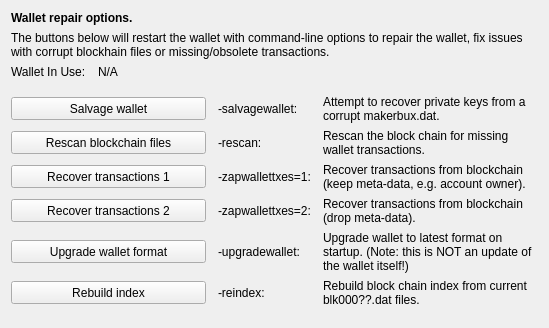
     <widget class="QWidget" name="tab_repair">
      <attribute name="title">
       <string>&amp;Wallet Repair</string>
      </attribute>
      <layout class="QGridLayout" name="gridLayout_4" columnstretch="0,1,0,2">
       <property name="horizontalSpacing">
        <number>12</number>
       </property>
       <item row="0" column="0" colspan="4">
        <widget class="QLabel" name="label_repair_header">
         <property name="font">
          <font>
           <weight>75</weight>
           <bold>true</bold>
          </font>
         </property>
         <property name="text">
          <string>Wallet repair options.</string>
         </property>
        </widget>
       </item>
       <item row="1" column="0" colspan="4">
        <widget class="QLabel" name="label_repair_helptext">
         <property name="font">
          <font>
           <weight>50</weight>
           <bold>false</bold>
          </font>
         </property>
         <property name="text">
          <string>The buttons below will restart the wallet with command-line options to repair the wallet, fix issues with corrupt blockhain files or missing/obsolete transactions.</string>
         </property>
         <property name="wordWrap">
          <bool>true</bool>
         </property>
        </widget>
       </item>
       <item row="2" column="0">
        <widget class="QLabel" name="wallet_path_label">
         <property name="text">
          <string>Wallet In Use:</string>
         </property>
        </widget>
       </item>
       <item row="2" column="1" colspan="3">
        <widget class="QLabel" name="wallet_path">
         <property name="cursor">
          <cursorShape>IBeamCursor</cursorShape>
         </property>
         <property name="text">
          <string>N/A</string>
         </property>
         <property name="textFormat">
          <enum>Qt::PlainText</enum>
         </property>
         <property name="textInteractionFlags">
          <set>Qt::LinksAccessibleByMouse|Qt::TextSelectableByKeyboard|Qt::TextSelectableByMouse</set>
         </property>
        </widget>
       </item>
       <item row="3" column="0">
        <spacer name="verticalSpacer_repair1">
         <property name="orientation">
          <enum>Qt::Vertical</enum>
         </property>
         <property name="sizeHint" stdset="0">
          <size>
           <width>10</width>
           <height>10</height>
          </size>
         </property>
        </spacer>
       </item>
       <item row="4" column="0" colspan="2">
        <widget class="QPushButton" name="btn_salvagewallet">
         <property name="minimumSize">
          <size>
           <width>100</width>
           <height>23</height>
          </size>
         </property>
         <property name="text">
          <string>Salvage wallet</string>
         </property>
        </widget>
       </item>
       <item row="4" column="2">
        <widget class="QLabel" name="label_repair_salvage_command">
         <property name="text">
          <string notr="true">-salvagewallet:</string>
         </property>
        </widget>
       </item>
       <item row="4" column="3">
        <widget class="QLabel" name="label_repair_salvage">
         <property name="text">
          <string>Attempt to recover private keys from a corrupt makerbux.dat.</string>
         </property>
         <property name="wordWrap">
          <bool>true</bool>
         </property>
        </widget>
       </item>
       <item row="5" column="0" colspan="2">
        <widget class="QPushButton" name="btn_rescan">
         <property name="minimumSize">
          <size>
           <width>100</width>
           <height>23</height>
          </size>
         </property>
         <property name="text">
          <string>Rescan blockchain files</string>
         </property>
        </widget>
       </item>
       <item row="5" column="2">
        <widget class="QLabel" name="label_repair_rescan_command">
         <property name="text">
          <string notr="true">-rescan:</string>
         </property>
        </widget>
       </item>
       <item row="5" column="3">
        <widget class="QLabel" name="label_repair_rescan">
         <property name="text">
          <string>Rescan the block chain for missing wallet transactions.</string>
         </property>
         <property name="wordWrap">
          <bool>true</bool>
         </property>
        </widget>
       </item>
       <item row="6" column="0" colspan="2">
        <widget class="QPushButton" name="btn_zapwallettxes1">
         <property name="minimumSize">
          <size>
           <width>100</width>
           <height>23</height>
          </size>
         </property>
         <property name="text">
          <string>Recover transactions 1</string>
         </property>
        </widget>
       </item>
       <item row="6" column="2">
        <widget class="QLabel" name="label_repair_zap1_command">
         <property name="text">
          <string notr="true">-zapwallettxes=1:</string>
         </property>
        </widget>
       </item>
       <item row="6" column="3">
        <widget class="QLabel" name="label_repair_zap1">
         <property name="text">
          <string>Recover transactions from blockchain (keep meta-data, e.g. account owner).</string>
         </property>
         <property name="wordWrap">
          <bool>true</bool>
         </property>
        </widget>
       </item>
       <item row="7" column="0" colspan="2">
        <widget class="QPushButton" name="btn_zapwallettxes2">
         <property name="minimumSize">
          <size>
           <width>100</width>
           <height>23</height>
          </size>
         </property>
         <property name="text">
          <string>Recover transactions 2</string>
         </property>
        </widget>
       </item>
       <item row="7" column="2">
        <widget class="QLabel" name="label_repair_zap2_command">
         <property name="text">
          <string notr="true">-zapwallettxes=2:</string>
         </property>
        </widget>
       </item>
       <item row="7" column="3">
        <widget class="QLabel" name="label_repair_zap2">
         <property name="text">
          <string>Recover transactions from blockchain (drop meta-data).</string>
         </property>
         <property name="wordWrap">
          <bool>true</bool>
         </property>
        </widget>
       </item>
       <item row="8" column="0" colspan="2">
        <widget class="QPushButton" name="btn_upgradewallet">
         <property name="minimumSize">
          <size>
           <width>100</width>
           <height>23</height>
          </size>
         </property>
         <property name="text">
          <string>Upgrade wallet format</string>
         </property>
        </widget>
       </item>
       <item row="8" column="2">
        <widget class="QLabel" name="label_repair_upgrade_command">
         <property name="text">
          <string notr="true">-upgradewallet:</string>
         </property>
        </widget>
       </item>
       <item row="8" column="3">
        <widget class="QLabel" name="label_repair_upgrade">
         <property name="text">
          <string>Upgrade wallet to latest format on startup. (Note: this is NOT an update of the wallet itself!)</string>
         </property>
         <property name="wordWrap">
          <bool>true</bool>
         </property>
        </widget>
       </item>
       <item row="9" column="0" colspan="2">
        <widget class="QPushButton" name="btn_reindex">
         <property name="minimumSize">
          <size>
           <width>100</width>
           <height>23</height>
          </size>
         </property>
         <property name="text">
          <string>Rebuild index</string>
         </property>
        </widget>
       </item>
       <item row="9" column="2">
        <widget class="QLabel" name="label_repair_reindex_command">
         <property name="text">
          <string notr="true">-reindex:</string>
         </property>
        </widget>
       </item>
       <item row="9" column="3">
        <widget class="QLabel" name="label_repair_reindex">
         <property name="text">
          <string>Rebuild block chain index from current blk000??.dat files.</string>
         </property>
         <property name="wordWrap">
          <bool>true</bool>
         </property>
        </widget>
       </item>
       <item row="10" column="0">
        <spacer name="verticalSpacer_repair2">
         <property name="orientation">
          <enum>Qt::Vertical</enum>
         </property>
         <property name="sizeHint" stdset="0">
          <size>
           <width>20</width>
           <height>10</height>
          </size>
         </property>
        </spacer>
       </item>
      </layout>
     </widget>
